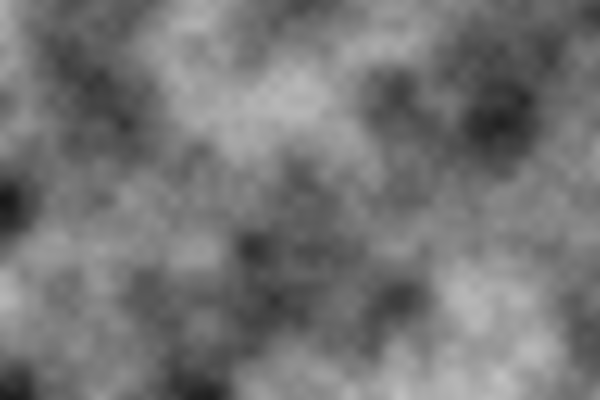
Frame 1 (no input)
Frame 60 (no input): identical to frame 1, image omitted
Frame 120 (the mouse pressed at the canvas centre since frame 60): identical to frame 1, image omitted

The p5.js sketch that drew this single still picture (run headless with seeded random() and noise() and a simulated clock; from frame 60 on, the mouse is pressed at the canvas centre):

// p5.js sketch
// ── sketch.js
var inc = 0.05;

function setup() {
	createCanvas(600, 400);
	//pixelDensity(1);
}

function draw() {
	//var xOff = 0;//start perlin noise
	var yOff = 0;
	loadPixels();
	
	for(let y = 0; y < width; y++){
		var xOff = 0;
		for(let x = 0; x < width; x++){
			var index = (x + y * width) * 4;
			//var r = random(255);
			var r = noise(xOff, yOff) * 255;
			pixels[index + 0] = r;
			pixels[index + 1] = r;
			pixels[index + 2] = r;
			pixels[index + 3] = 255;

			xOff += 0.01;
		}
		yOff += 0.01;
	}

	updatePixels();
	

}
